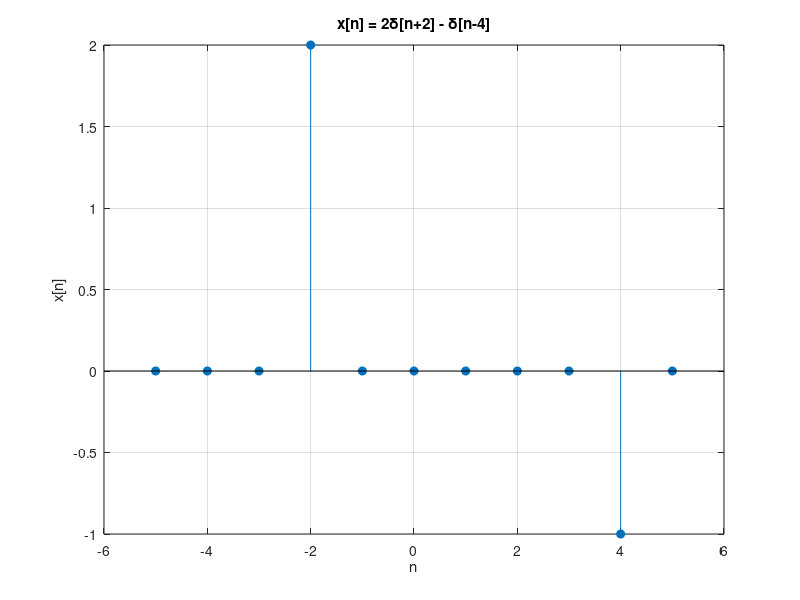
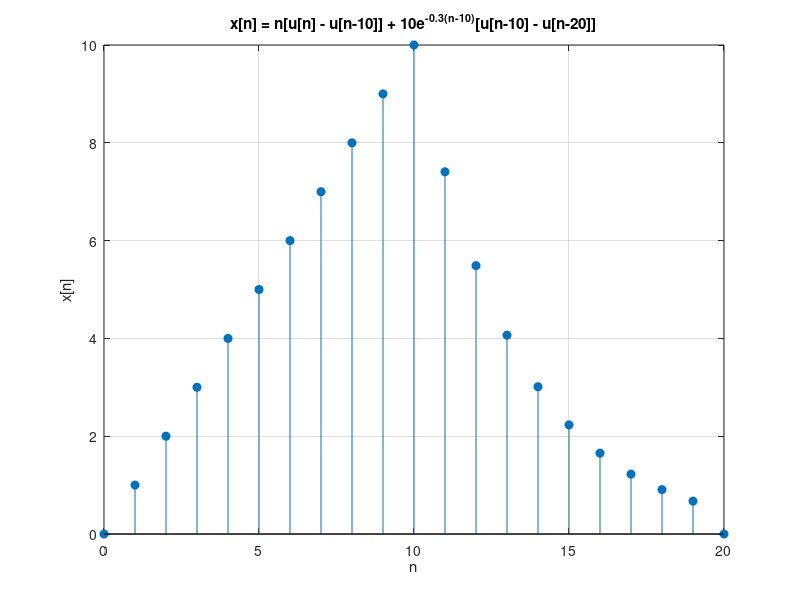
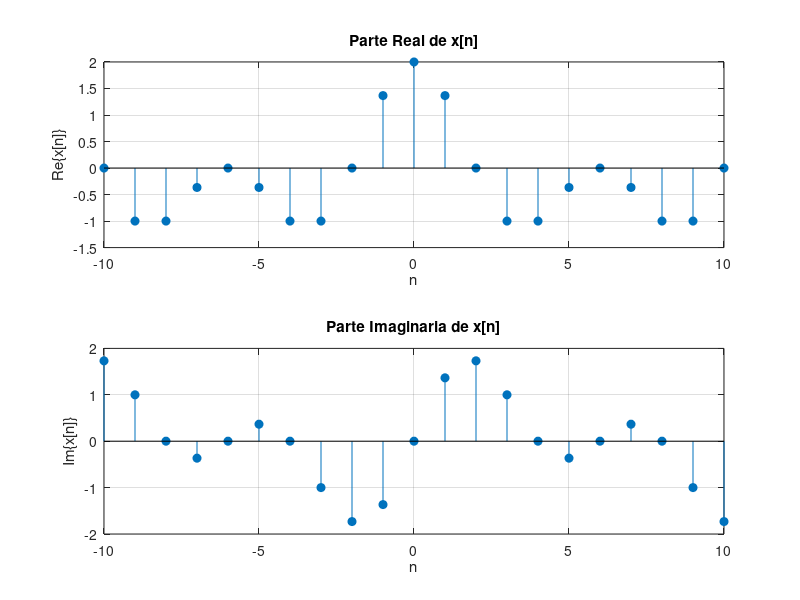

Write the MATLAB code that produced these figures, in order.
clc; clear; close all;

%% **1. Señal x[n] = 2δ[n+2] - δ[n-4], con -5 ≤ n ≤ 5**
n1 = -5:5; % Rango de la secuencia

% Definir la función delta discreta
delta = @(n) (n == 0); 

% Definir la señal x[n]
x1 = 2 * delta(n1 + 2) - delta(n1 - 4);

% Graficar la señal
figure;
stem(n1, x1, 'filled');
xlabel('n');
ylabel('x[n]');
title('x[n] = 2\delta[n+2] - \delta[n-4]');
grid on;

%% **2. Señal x[n] = n[u[n] - u[n-10]] + 10e^{-0.3(n-10)}[u[n-10] - u[n-20]], con 0 ≤ n ≤ 20**
n2 = 0:20;

% Definir la función escalón unitario u[n]
u = @(n) (n >= 0);

% Definir la señal x[n]
x2 = n2 .* (u(n2) - u(n2 - 10)) + 10 * exp(-0.3 * (n2 - 10)) .* (u(n2 - 10) - u(n2 - 20));

% Graficar la señal
figure;
stem(n2, x2, 'filled');
xlabel('n');
ylabel('x[n]');
title('x[n] = n[u[n] - u[n-10]] + 10e^{-0.3(n-10)}[u[n-10] - u[n-20]]');
grid on;

%% **3. Señal x[n] = e^{j\pi n/6} + e^{j\pi n/3}, con -10 ≤ n ≤ 10**
n3 = -10:10;

% Definir la señal compleja
x3 = exp(1j * pi * n3 / 6) + exp(1j * pi * n3 / 3);

% Extraer parte real e imaginaria
real_part = real(x3);
imag_part = imag(x3);

% Graficar la parte real
figure;
subplot(2,1,1);
stem(n3, real_part, 'filled');
xlabel('n');
ylabel('Re\{x[n]\}');
title('Parte Real de x[n]');
grid on;

% Graficar la parte imaginaria
subplot(2,1,2);
stem(n3, imag_part, 'filled');
xlabel('n');
ylabel('Im\{x[n]\}');
title('Parte Imaginaria de x[n]');
grid on;
